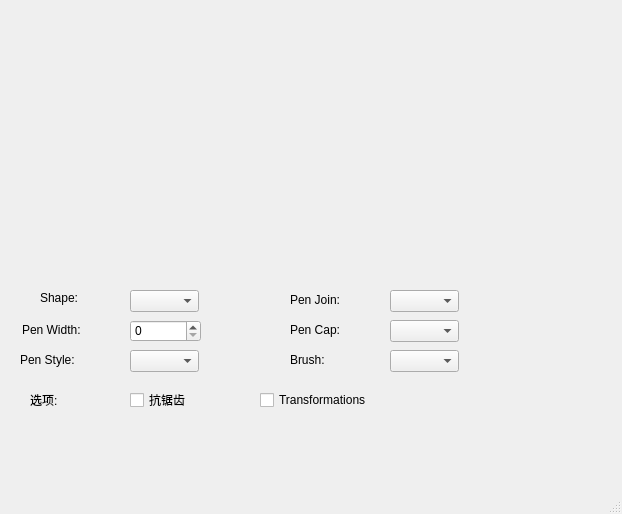
<?xml version="1.0" encoding="UTF-8"?>
<ui version="4.0">
 <class>MainWindow</class>
 <widget class="QMainWindow" name="MainWindow">
  <property name="geometry">
   <rect>
    <x>0</x>
    <y>0</y>
    <width>622</width>
    <height>514</height>
   </rect>
  </property>
  <property name="windowTitle">
   <string>MainWindow</string>
  </property>
  <widget class="QWidget" name="centralwidget">
   <widget class="QWidget" name="widget" native="true">
    <property name="geometry">
     <rect>
      <x>30</x>
      <y>30</y>
      <width>571</width>
      <height>211</height>
     </rect>
    </property>
   </widget>
   <widget class="QLabel" name="label">
    <property name="geometry">
     <rect>
      <x>40</x>
      <y>290</y>
      <width>53</width>
      <height>16</height>
     </rect>
    </property>
    <property name="text">
     <string>Shape:</string>
    </property>
   </widget>
   <widget class="QLabel" name="label_2">
    <property name="geometry">
     <rect>
      <x>22</x>
      <y>320</y>
      <width>71</width>
      <height>20</height>
     </rect>
    </property>
    <property name="text">
     <string>Pen Width:</string>
    </property>
   </widget>
   <widget class="QLabel" name="label_3">
    <property name="geometry">
     <rect>
      <x>20</x>
      <y>350</y>
      <width>71</width>
      <height>20</height>
     </rect>
    </property>
    <property name="text">
     <string>Pen Style:</string>
    </property>
   </widget>
   <widget class="QLabel" name="label_4">
    <property name="geometry">
     <rect>
      <x>290</x>
      <y>290</y>
      <width>71</width>
      <height>20</height>
     </rect>
    </property>
    <property name="text">
     <string>Pen Join:</string>
    </property>
   </widget>
   <widget class="QLabel" name="label_5">
    <property name="geometry">
     <rect>
      <x>290</x>
      <y>320</y>
      <width>71</width>
      <height>20</height>
     </rect>
    </property>
    <property name="text">
     <string>Pen Cap:</string>
    </property>
   </widget>
   <widget class="QLabel" name="label_6">
    <property name="geometry">
     <rect>
      <x>290</x>
      <y>350</y>
      <width>51</width>
      <height>20</height>
     </rect>
    </property>
    <property name="text">
     <string>Brush:</string>
    </property>
   </widget>
   <widget class="QComboBox" name="comboBox">
    <property name="geometry">
     <rect>
      <x>130</x>
      <y>290</y>
      <width>69</width>
      <height>22</height>
     </rect>
    </property>
   </widget>
   <widget class="QComboBox" name="comboBox_2">
    <property name="geometry">
     <rect>
      <x>390</x>
      <y>290</y>
      <width>69</width>
      <height>22</height>
     </rect>
    </property>
   </widget>
   <widget class="QComboBox" name="comboBox_3">
    <property name="geometry">
     <rect>
      <x>390</x>
      <y>320</y>
      <width>69</width>
      <height>22</height>
     </rect>
    </property>
   </widget>
   <widget class="QComboBox" name="comboBox_4">
    <property name="geometry">
     <rect>
      <x>390</x>
      <y>350</y>
      <width>69</width>
      <height>22</height>
     </rect>
    </property>
   </widget>
   <widget class="QComboBox" name="comboBox_5">
    <property name="geometry">
     <rect>
      <x>130</x>
      <y>350</y>
      <width>69</width>
      <height>22</height>
     </rect>
    </property>
   </widget>
   <widget class="QSpinBox" name="spinBox">
    <property name="geometry">
     <rect>
      <x>130</x>
      <y>320</y>
      <width>71</width>
      <height>22</height>
     </rect>
    </property>
   </widget>
   <widget class="QLabel" name="label_7">
    <property name="geometry">
     <rect>
      <x>30</x>
      <y>390</y>
      <width>51</width>
      <height>20</height>
     </rect>
    </property>
    <property name="text">
     <string>选项:</string>
    </property>
   </widget>
   <widget class="QCheckBox" name="checkBox">
    <property name="geometry">
     <rect>
      <x>130</x>
      <y>390</y>
      <width>80</width>
      <height>20</height>
     </rect>
    </property>
    <property name="text">
     <string>抗锯齿</string>
    </property>
   </widget>
   <widget class="QCheckBox" name="checkBox_2">
    <property name="geometry">
     <rect>
      <x>260</x>
      <y>390</y>
      <width>121</width>
      <height>20</height>
     </rect>
    </property>
    <property name="text">
     <string>Transformations</string>
    </property>
   </widget>
  </widget>
  <widget class="QMenuBar" name="menubar">
   <property name="geometry">
    <rect>
     <x>0</x>
     <y>0</y>
     <width>622</width>
     <height>22</height>
    </rect>
   </property>
  </widget>
  <widget class="QStatusBar" name="statusbar"/>
 </widget>
 <resources/>
 <connections/>
</ui>
